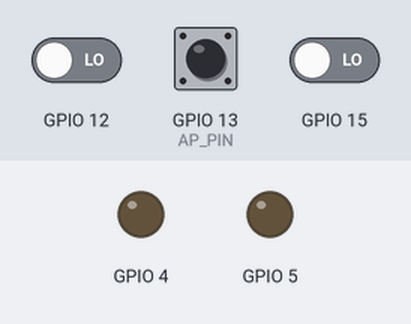
The sketch below on a simulated ESP8266 (NodeMCU). Parts: output pins drawn as LEDs (lit = HIGH). The inputs (shaded band) are chosen by the test bench; at power-on: GPIO 12 LOW, GPIO 15 LOW, GPIO 13 (AP_PIN) HIGH. WiFi joins after 1.5 s; servers stay silent unless stated.

Above: at 2.7 s.
2.8 s: GPIO 12 driven HIGH
At 3.5 s:
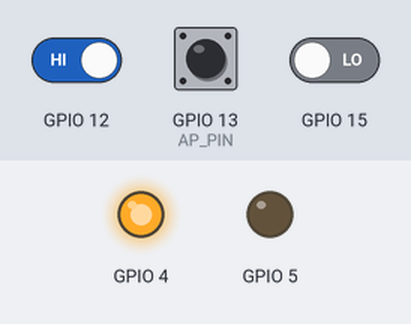
4.3 s: GPIO 15 driven HIGH
At 4.6 s:
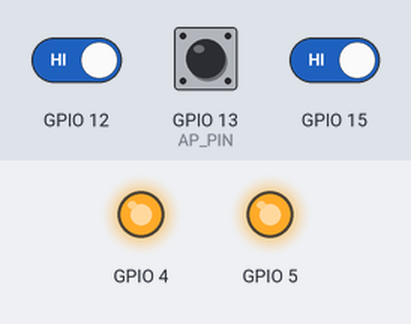
5.8 s: GPIO 12 driven LOW
At 7.0 s:
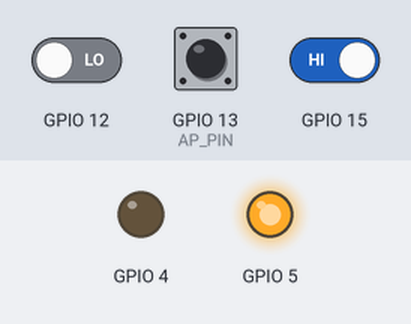
8.8 s: GPIO 15 driven LOW
At 9.3 s:
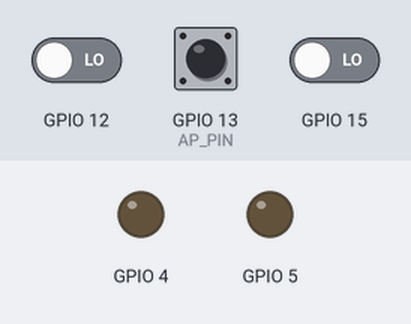
Timing chart, 0 to 11.8 s (numbered marks = the images above; inputs shaded):
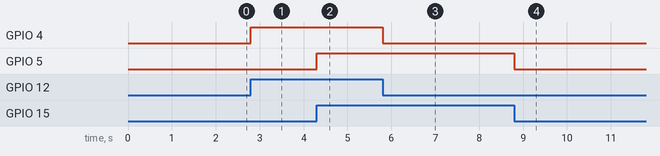

Measured:
- after the input at 2.8 s, GPIO 4: LOW → HIGH at once
- after the input at 4.3 s, GPIO 5: LOW → HIGH at once
- after the input at 5.8 s, GPIO 4: HIGH → LOW at once
- after the input at 8.8 s, GPIO 5: HIGH → LOW at once

The sketch:

Interruptor_2teclas_AP.ino
```cpp
/*
 * ADVANCED example for: how to use up to N SinricPro Switch devices on one ESP module
 *                       to control N relays and N flipSwitches for manually control:
 * - setup N SinricPro switch devices
 * - setup N relays
 * - setup N flipSwitches to control relays manually
 *   (flipSwitch can be a tactile button or a toggle switch and is setup in line #52)
 *
 * - handle request using just one callback to switch relay
 * - handle flipSwitches to switch relays manually and send event to sinricPro server
 *
 * - SinricPro deviceId and PIN configuration for relays and buttins is done in std::map<String, deviceConfig_t> devices
 *
 * If you encounter any issues:
 * - check the readme.md at https://github.com/sinricpro/esp8266-esp32-sdk/blob/master/README.md
 * - ensure all dependent libraries are installed
 *   - see https://github.com/sinricpro/esp8266-esp32-sdk/blob/master/README.md#arduinoide
 *   - see https://github.com/sinricpro/esp8266-esp32-sdk/blob/master/README.md#dependencies
 * - open serial monitor and check whats happening
 * - check full user documentation at https://sinricpro.github.io/esp8266-esp32-sdk
 * - visit https://github.com/sinricpro/esp8266-esp32-sdk/issues and check for existing issues or open a new one
 */

// Uncomment the following line to enable serial debug output
//#define ENABLE_DEBUG

#ifdef ENABLE_DEBUG
       #define DEBUG_ESP_PORT Serial
       #define NODEBUG_WEBSOCKETS
       #define NDEBUG
#endif

#include <Arduino.h>
#ifdef ESP8266
       #include <ESP8266WiFi.h>
#endif
#ifdef ESP32
       #include <WiFi.h>
#endif

#include <WiFiManager.h>//https://github.com/tzapu/WiFiManager

#include "SinricPro.h"
#include "SinricProSwitch.h"

#include <map>

#include <DNSServer.h>
#include <ESP8266WebServer.h>

#define APP_KEY           "cole aqui o app_key"      // Should look like "de0bxxxx-1x3x-4x3x-ax2x-5dabxxxxxxxx"
#define APP_SECRET        "cole aqui o app_secret"  // Should look like "5f36xxxx-x3x7-4x3x-xexe-e86724a9xxxx-4c4axxxx-3x3x-x5xe-x9x3-333d65xxxxxx"

// comment the following line if you use a toggle switches instead of tactile buttons
#include <FS.h>
#define BAUD_RATE   9600

#define DEBOUNCE_TIME 250

#define AP_PIN  13

typedef struct {      // struct for the std::map below
  int relayPIN;
  int flipSwitchPIN;
} deviceConfig_t;


// this is the main configuration
// please put in your deviceId, the PIN for Relay and PIN for flipSwitch
// this can be up to N devices...depending on how much pin's available on your device ;)
// right now we have 4 devicesIds going to 4 relays and 4 flip switches to switch the relay manually
std::map<String, deviceConfig_t> devices = {
    //{deviceId, {relayPIN,  flipSwitchPIN}}
   {"cole aqui o id do device 1", {  5, 15 }},
    {"cole aqui o id do device 2", {  4, 12 }}

};

typedef struct {      // struct for the std::map below
  String deviceId;
  bool lastFlipSwitchState;
  unsigned long lastFlipSwitchChange;
} flipSwitchConfig_t;

std::map<int, flipSwitchConfig_t> flipSwitches;    // this map is used to map flipSwitch PINs to deviceId and handling debounce and last flipSwitch state checks
                                                  // it will be setup in "setupFlipSwitches" function, using informations from devices map

void setupRelays() {
  for (auto &device : devices) {           // for each device (relay, flipSwitch combination)
    int relayPIN = device.second.relayPIN; // get the relay pin
    pinMode(relayPIN, OUTPUT);             // set relay pin to OUTPUT
  }
}

void setupFlipSwitches() {
  for (auto &device : devices)  {                     // for each device (relay / flipSwitch combination)
    flipSwitchConfig_t flipSwitchConfig;              // create a new flipSwitch configuration

    flipSwitchConfig.deviceId = device.first;         // set the deviceId
    flipSwitchConfig.lastFlipSwitchChange = 0;        // set debounce time
    flipSwitchConfig.lastFlipSwitchState = false;     // set lastFlipSwitchState to false (LOW)

    int flipSwitchPIN = device.second.flipSwitchPIN;  // get the flipSwitchPIN

    flipSwitches[flipSwitchPIN] = flipSwitchConfig;   // save the flipSwitch config to flipSwitches map
    pinMode(flipSwitchPIN, INPUT);                   // set the flipSwitch pin to INPUT
  }
}

bool onPowerState(String deviceId, bool &state)
{
  Serial.printf("%s: %s\r\n", deviceId.c_str(), state ? "on" : "off");
  int relayPIN = devices[deviceId].relayPIN; // get the relay pin for corresponding device
  digitalWrite(relayPIN, state);             // set the new relay state
  return true;
}

void handleFlipSwitches() {
  unsigned long actualMillis = millis();                                          // get actual millis
  for (auto &flipSwitch : flipSwitches) {                                         // for each flipSwitch in flipSwitches map
    unsigned long lastFlipSwitchChange = flipSwitch.second.lastFlipSwitchChange;  // get the timestamp when flipSwitch was pressed last time (used to debounce / limit events)

    if (actualMillis - lastFlipSwitchChange > DEBOUNCE_TIME) {                    // if time is > debounce time...

      int flipSwitchPIN = flipSwitch.first;                                       // get the flipSwitch pin from configuration
      bool lastFlipSwitchState = flipSwitch.second.lastFlipSwitchState;           // get the lastFlipSwitchState
      bool flipSwitchState = digitalRead(flipSwitchPIN);                          // read the current flipSwitch state
      if (flipSwitchState != lastFlipSwitchState) {                               // if the flipSwitchState has changed...
#ifdef TACTILE_BUTTON
        if (flipSwitchState) {                                                    // if the tactile button is pressed
#endif
          flipSwitch.second.lastFlipSwitchChange = actualMillis;                  // update lastFlipSwitchChange time
          String deviceId = flipSwitch.second.deviceId;                           // get the deviceId from config
          int relayPIN = devices[deviceId].relayPIN;                              // get the relayPIN from config
          bool newRelayState = !digitalRead(relayPIN);                            // set the new relay State
          digitalWrite(relayPIN, newRelayState);                                  // set the trelay to the new state

          SinricProSwitch &mySwitch = SinricPro[deviceId];                        // get Switch device from SinricPro
          mySwitch.sendPowerStateEvent(newRelayState);                            // send the event
#ifdef TACTILE_BUTTON
        }
#endif
        flipSwitch.second.lastFlipSwitchState = flipSwitchState;                  // update lastFlipSwitchState
      }
    }
  }
}

void setupWiFi()
{

    WiFiManager wifiManager;
    wifiManager.setBreakAfterConfig(true);
  //wifiManager.resetSettings();
   wifiManager.setTimeout(180);
   wifiManager.autoConnect("AP-INTERRUPTOR");
}

void setupSinricPro()
{
  for (auto &device : devices)
  {
    const char *deviceId = device.first.c_str();
    SinricProSwitch &mySwitch = SinricPro[deviceId];
    mySwitch.onPowerState(onPowerState);
  }

  SinricPro.begin(APP_KEY, APP_SECRET);
  SinricPro.restoreDeviceStates(true);
}

void setup()
{

  pinMode(AP_PIN, INPUT);
  Serial.begin(BAUD_RATE);
  setupRelays();
  setupFlipSwitches();
  setupWiFi();
  setupSinricPro();
}

void loop()
{

  SinricPro.handle();
  handleFlipSwitches();
     if ( digitalRead(AP_PIN) == LOW ) {
      WiFiManager wifiManager;
     Serial.println("resetar"); //tenta abrir o portal
      if(!wifiManager.startConfigPortal("AP-INTERRUPTOR") ){
        Serial.println("Falha ao conectar");
        delay(2000);
        ESP.restart();
        delay(1000);
      }
       Serial.println("Conectou ESP_AP!!!");
   }

}
```
